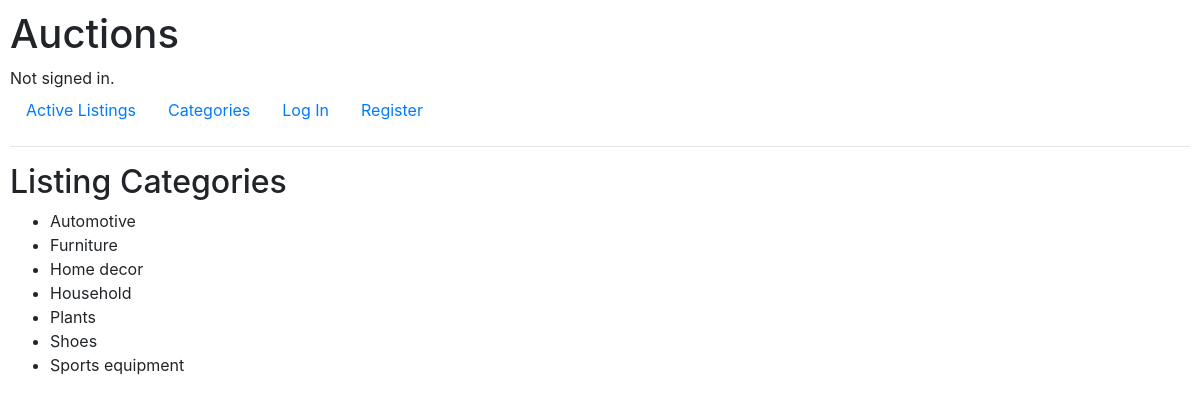
The page /listing-categories on the database as committed earlier.
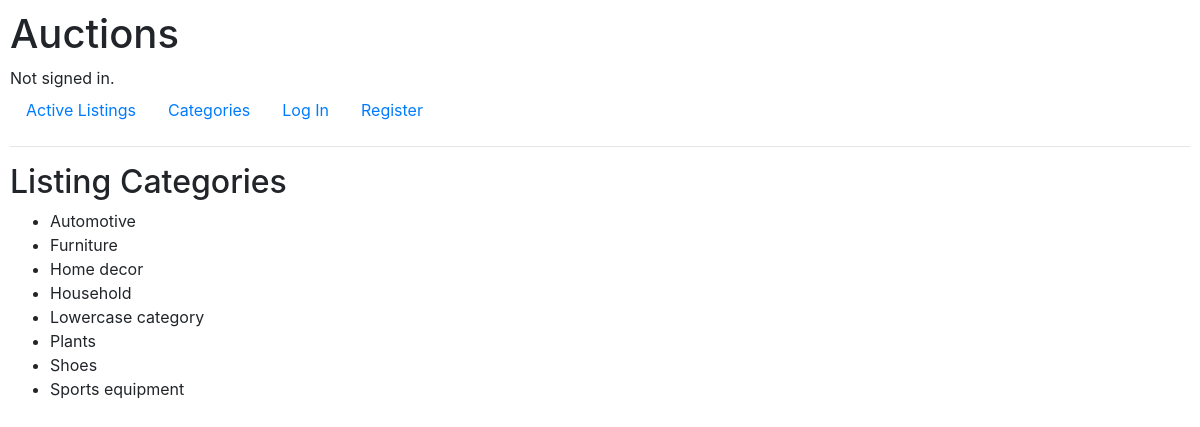
The same page on the database as committed later.
### auctions/models.py (models this page shows, shortened)
class Listing(models.Model):
  user = models.ForeignKey(User, on_delete=models.CASCADE, related_name="listings")
  title = models.CharField(max_length=64)
  price = models.DecimalField(max_digits=8, decimal_places=2)
  description = models.TextField(max_length=256)
  date = models.DateTimeField(auto_now_add=True)
  photo = models.URLField(max_length=200, blank=True)
  category = models.CharField(max_length=32, blank=True)

### auctions/views.py (the view)
# urls.py: path("listing-categories", views.listing_categories, name="listing-categories")
def listing_categories(request):
  categories = []
  listings = Listing.objects.all()
  for listing in listings:
    listing.category = listing.category.capitalize()
    if listing.category not in categories:
      categories.append(listing.category)
  categories.sort()
  return render(request, "auctions/listing-categories.html", {
    "categories": categories
  })

### auctions/templates/auctions/listing-categories.html
{% extends "auctions/layout.html" %}
{% block body %}
  <h2>Listing Categories</h2>
  <ul>
    {% for category in categories %}
      <li>{{ category }}</li>
    {% endfor %}
  </ul>
{% endblock %}

Rows that differ between the two databases and show on the page:
added Listing: categories "Lowercase category"
